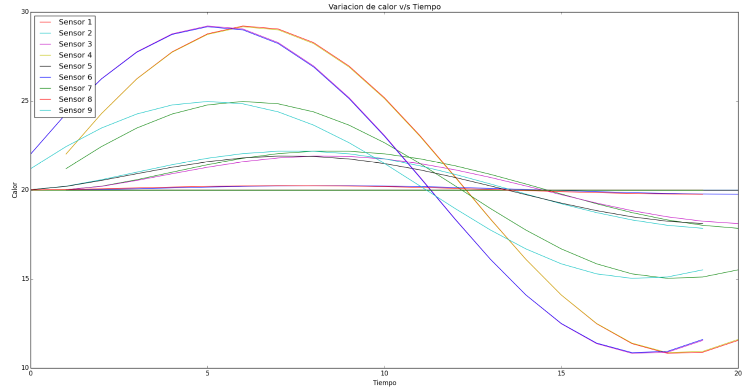
#> input picture 27082019/skimage/imagen.png, 1509 x 783 px (shown at 1/2 size)
$ python 001017.py   (Python 2 division)   (older library calls are emulated)
#> lines starting #> are read from the running program, lines starting #| are printed output that depends on the picture
import numpy as np
from scipy.misc import imread, imsave, imresize
import matplotlib.pyplot as plt

# se crea un array del 1 al 5
z = np.array([1,2,3,4,5])
print z < 3	 # true o false si z es menor que 3
print z > 3	 # true o false si z es mayor a 3
photo = imread('skimage/imagen.png') 	 # llama a la imagen
#> photo is the input picture: shape (783, 1509, 4); mean R, G, B, A 250.3, 250.2, 250.5, 255
photo_masked = np.where(photo > 100,255,100) # se crea filtro
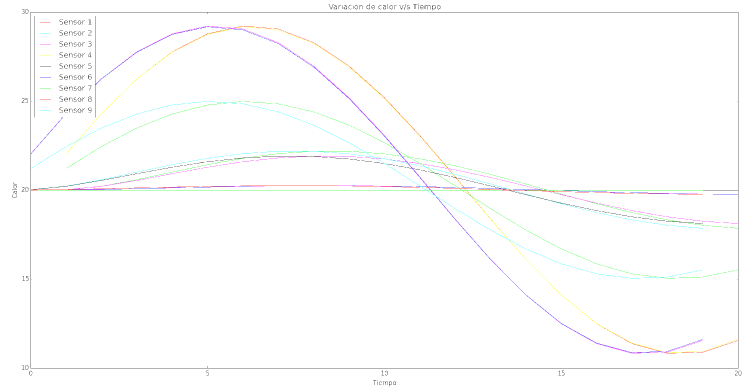
#> photo_masked: shape (783, 1509, 4) int64 (shown at 1/2 size); mean R, G, B, A 252.8, 253, 252.9, 255
plt.imshow(photo_masked)
plt.show()
